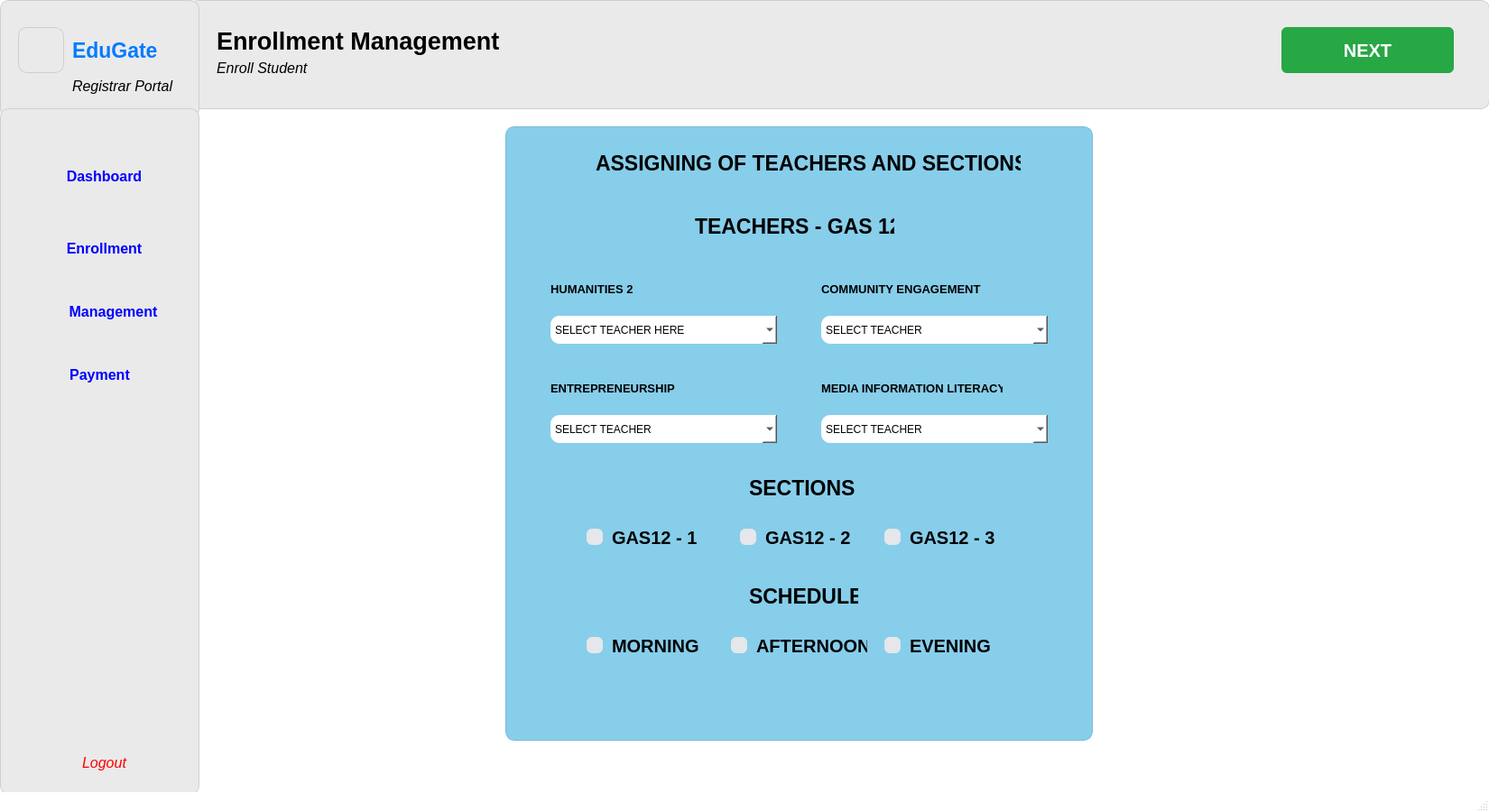
<?xml version="1.0" encoding="UTF-8"?>
<ui version="4.0">
 <class>MainWindow</class>
 <widget class="QMainWindow" name="MainWindow">
  <property name="geometry">
   <rect>
    <x>0</x>
    <y>0</y>
    <width>1650</width>
    <height>900</height>
   </rect>
  </property>
  <property name="sizePolicy">
   <sizepolicy hsizetype="Fixed" vsizetype="Fixed">
    <horstretch>0</horstretch>
    <verstretch>0</verstretch>
   </sizepolicy>
  </property>
  <property name="minimumSize">
   <size>
    <width>1650</width>
    <height>900</height>
   </size>
  </property>
  <property name="maximumSize">
   <size>
    <width>1650</width>
    <height>900</height>
   </size>
  </property>
  <property name="windowTitle">
   <string>MainWindow</string>
  </property>
  <property name="styleSheet">
   <string notr="true">QMainWindow {
    background-color: white;
}
</string>
  </property>
  <widget class="QWidget" name="centralwidget">
   <widget class="QWidget" name="widget" native="true">
    <property name="geometry">
     <rect>
      <x>210</x>
      <y>0</y>
      <width>1441</width>
      <height>121</height>
     </rect>
    </property>
    <property name="styleSheet">
     <string notr="true">QWidget {
    background-color: #eaeaea;  
    border: 1px solid #cfcfcf;
    border-radius: 10px;
}
</string>
    </property>
    <widget class="QLabel" name="label">
     <property name="geometry">
      <rect>
       <x>30</x>
       <y>20</y>
       <width>341</width>
       <height>51</height>
      </rect>
     </property>
     <property name="font">
      <font>
       <family>Segoe UI</family>
       <pointsize>20</pointsize>
       <weight>75</weight>
       <italic>false</italic>
       <bold>true</bold>
      </font>
     </property>
     <property name="styleSheet">
      <string notr="true">QLabel {
    background-color: #eaeaea;   /* match your widget color */
    border: none;                /* remove border */
    color: #000;                 /* text color (change if needed) */
}
</string>
     </property>
     <property name="text">
      <string>Enrollment Management</string>
     </property>
    </widget>
    <widget class="QLabel" name="label_2">
     <property name="geometry">
      <rect>
       <x>30</x>
       <y>60</y>
       <width>171</width>
       <height>31</height>
      </rect>
     </property>
     <property name="font">
      <font>
       <family>Segoe UI</family>
       <pointsize>12</pointsize>
       <weight>50</weight>
       <italic>true</italic>
       <bold>false</bold>
      </font>
     </property>
     <property name="styleSheet">
      <string notr="true">QLabel {
    background-color: #eaeaea;   /* match your widget color */
    border: none;                /* remove border */
    color: #000;                 /* text color (change if needed) */
}
</string>
     </property>
     <property name="text">
      <string>Enroll Student</string>
     </property>
    </widget>
    <widget class="QPushButton" name="pushButton_5">
     <property name="geometry">
      <rect>
       <x>1210</x>
       <y>30</y>
       <width>191</width>
       <height>51</height>
      </rect>
     </property>
     <property name="font">
      <font>
       <family>Segoe UI</family>
       <pointsize>15</pointsize>
       <weight>75</weight>
       <bold>true</bold>
      </font>
     </property>
     <property name="styleSheet">
      <string notr="true">QPushButton {
    background-color: #28a745;
    color: white;
    border: none;
    border-radius: 6px;
    padding: 5px 12px;
}
</string>
     </property>
     <property name="text">
      <string>NEXT</string>
     </property>
    </widget>
   </widget>
   <widget class="QWidget" name="widget_3" native="true">
    <property name="geometry">
     <rect>
      <x>0</x>
      <y>0</y>
      <width>221</width>
      <height>131</height>
     </rect>
    </property>
    <property name="styleSheet">
     <string notr="true">QWidget {
    background-color: #eaeaea;  
    border: 1px solid #cfcfcf;
    border-radius: 10px;
}
</string>
    </property>
    <widget class="QLabel" name="label_3">
     <property name="geometry">
      <rect>
       <x>20</x>
       <y>30</y>
       <width>51</width>
       <height>51</height>
      </rect>
     </property>
     <property name="text">
      <string/>
     </property>
     <property name="pixmap">
      <pixmap>../../../Downloads/ChatGPT Image Dec 10, 2025, 02_26_54 PM.png</pixmap>
     </property>
     <property name="scaledContents">
      <bool>true</bool>
     </property>
    </widget>
    <widget class="QLabel" name="label_4">
     <property name="geometry">
      <rect>
       <x>80</x>
       <y>30</y>
       <width>111</width>
       <height>51</height>
      </rect>
     </property>
     <property name="font">
      <font>
       <family>Segoe UI</family>
       <pointsize>17</pointsize>
       <weight>75</weight>
       <italic>false</italic>
       <bold>true</bold>
      </font>
     </property>
     <property name="styleSheet">
      <string notr="true">QLabel {
    color: #007BFF;    /* nice clean blue */
    background-color: transparent;   /* optional */
    border: none;                    /* optional */
}
</string>
     </property>
     <property name="text">
      <string>EduGate</string>
     </property>
    </widget>
    <widget class="QLabel" name="label_5">
     <property name="geometry">
      <rect>
       <x>80</x>
       <y>80</y>
       <width>121</width>
       <height>31</height>
      </rect>
     </property>
     <property name="font">
      <font>
       <family>Segoe UI</family>
       <pointsize>12</pointsize>
       <weight>50</weight>
       <italic>true</italic>
       <bold>false</bold>
      </font>
     </property>
     <property name="styleSheet">
      <string notr="true">QLabel {
    background-color: #eaeaea;   /* match your widget color */
    border: none;                /* remove border */
    color: #000;                 /* text color (change if needed) */
}
</string>
     </property>
     <property name="text">
      <string>Registrar Portal</string>
     </property>
    </widget>
   </widget>
   <widget class="QWidget" name="widget_2" native="true">
    <property name="geometry">
     <rect>
      <x>0</x>
      <y>120</y>
      <width>221</width>
      <height>761</height>
     </rect>
    </property>
    <property name="styleSheet">
     <string notr="true">QWidget {
    background-color: #eaeaea;  
    border: 1px solid #cfcfcf;
    border-radius: 10px;
}
</string>
    </property>
    <widget class="QLabel" name="label_6">
     <property name="geometry">
      <rect>
       <x>20</x>
       <y>60</y>
       <width>41</width>
       <height>31</height>
      </rect>
     </property>
     <property name="font">
      <font>
       <family>Segoe UI</family>
       <pointsize>8</pointsize>
       <weight>50</weight>
       <italic>true</italic>
       <bold>false</bold>
      </font>
     </property>
     <property name="styleSheet">
      <string notr="true">QLabel {
    background-color: #eaeaea;   /* match your widget color */
    border: none;                /* remove border */
    color: #000;                 /* text color (change if needed) */
}
</string>
     </property>
     <property name="text">
      <string/>
     </property>
     <property name="pixmap">
      <pixmap>../../../Downloads/dashboard-monitor.png</pixmap>
     </property>
     <property name="scaledContents">
      <bool>true</bool>
     </property>
    </widget>
    <widget class="QPushButton" name="pushButton">
     <property name="geometry">
      <rect>
       <x>20</x>
       <y>50</y>
       <width>191</width>
       <height>51</height>
      </rect>
     </property>
     <property name="font">
      <font>
       <family>Segoe UI</family>
       <pointsize>12</pointsize>
       <weight>75</weight>
       <bold>true</bold>
      </font>
     </property>
     <property name="styleSheet">
      <string notr="true">QPushButton {
    border: none;
    outline: none;
    color: blue;
}
QPushButton:hover {
    color: #1565c0;
}

QPushButton:pressed {
    color: #0d47a1;
}
</string>
     </property>
     <property name="text">
      <string>Dashboard</string>
     </property>
    </widget>
    <widget class="QLabel" name="label_7">
     <property name="geometry">
      <rect>
       <x>30</x>
       <y>140</y>
       <width>31</width>
       <height>31</height>
      </rect>
     </property>
     <property name="font">
      <font>
       <family>Segoe UI</family>
       <pointsize>8</pointsize>
       <weight>50</weight>
       <italic>true</italic>
       <bold>false</bold>
      </font>
     </property>
     <property name="styleSheet">
      <string notr="true">QLabel {
    background-color: #eaeaea;   /* match your widget color */
    border: none;                /* remove border */
    color: #000;                 /* text color (change if needed) */
}
</string>
     </property>
     <property name="text">
      <string/>
     </property>
     <property name="pixmap">
      <pixmap>../../../Downloads/user-add.png</pixmap>
     </property>
     <property name="scaledContents">
      <bool>true</bool>
     </property>
    </widget>
    <widget class="QPushButton" name="pushButton_2">
     <property name="geometry">
      <rect>
       <x>20</x>
       <y>130</y>
       <width>191</width>
       <height>51</height>
      </rect>
     </property>
     <property name="font">
      <font>
       <family>Segoe UI</family>
       <pointsize>12</pointsize>
       <weight>75</weight>
       <bold>true</bold>
      </font>
     </property>
     <property name="toolTip">
      <string>&lt;html&gt;&lt;head/&gt;&lt;body&gt;&lt;p&gt;Enrollment&lt;br/&gt;Management&lt;/p&gt;&lt;/body&gt;&lt;/html&gt;</string>
     </property>
     <property name="styleSheet">
      <string notr="true">QPushButton {
    border: none;
    outline: none;
    color: blue;
}
QPushButton:hover {
    color: #1565c0;
}

QPushButton:pressed {
    color: #0d47a1;
}
</string>
     </property>
     <property name="text">
      <string>Enrollment</string>
     </property>
    </widget>
    <widget class="QLabel" name="label_8">
     <property name="geometry">
      <rect>
       <x>20</x>
       <y>210</y>
       <width>41</width>
       <height>31</height>
      </rect>
     </property>
     <property name="font">
      <font>
       <family>Segoe UI</family>
       <pointsize>8</pointsize>
       <weight>50</weight>
       <italic>true</italic>
       <bold>false</bold>
      </font>
     </property>
     <property name="styleSheet">
      <string notr="true">QLabel {
    background-color: #eaeaea;   /* match your widget color */
    border: none;                /* remove border */
    color: #000;                 /* text color (change if needed) */
}
</string>
     </property>
     <property name="text">
      <string/>
     </property>
     <property name="pixmap">
      <pixmap>../../../Downloads/people-group.png</pixmap>
     </property>
     <property name="scaledContents">
      <bool>true</bool>
     </property>
    </widget>
    <widget class="QPushButton" name="pushButton_3">
     <property name="geometry">
      <rect>
       <x>40</x>
       <y>200</y>
       <width>171</width>
       <height>51</height>
      </rect>
     </property>
     <property name="font">
      <font>
       <family>Segoe UI</family>
       <pointsize>12</pointsize>
       <weight>75</weight>
       <bold>true</bold>
      </font>
     </property>
     <property name="toolTip">
      <string>&lt;html&gt;&lt;head/&gt;&lt;body&gt;&lt;p&gt;Enrollment&lt;br/&gt;Management&lt;/p&gt;&lt;/body&gt;&lt;/html&gt;</string>
     </property>
     <property name="styleSheet">
      <string notr="true">QPushButton {
    border: none;
    outline: none;
    color: blue;
}
QPushButton:hover {
    color: #1565c0;
}

QPushButton:pressed {
    color: #0d47a1;
}
</string>
     </property>
     <property name="text">
      <string>Management</string>
     </property>
    </widget>
    <widget class="QPushButton" name="pushButton_4">
     <property name="geometry">
      <rect>
       <x>20</x>
       <y>700</y>
       <width>191</width>
       <height>51</height>
      </rect>
     </property>
     <property name="font">
      <font>
       <family>Segoe UI</family>
       <pointsize>12</pointsize>
       <italic>true</italic>
      </font>
     </property>
     <property name="toolTip">
      <string>&lt;html&gt;&lt;head/&gt;&lt;body&gt;&lt;p&gt;Enrollment&lt;br/&gt;Management&lt;/p&gt;&lt;/body&gt;&lt;/html&gt;</string>
     </property>
     <property name="styleSheet">
      <string notr="true">QPushButton {
    border: none;
    outline: none;
}

QPushButton {
    color: red;
}

</string>
     </property>
     <property name="text">
      <string>Logout</string>
     </property>
    </widget>
    <widget class="QLabel" name="label_9">
     <property name="geometry">
      <rect>
       <x>30</x>
       <y>710</y>
       <width>41</width>
       <height>31</height>
      </rect>
     </property>
     <property name="font">
      <font>
       <family>Segoe UI</family>
       <pointsize>8</pointsize>
       <weight>50</weight>
       <italic>true</italic>
       <bold>false</bold>
      </font>
     </property>
     <property name="styleSheet">
      <string notr="true">QLabel {
    background-color: #eaeaea;   /* match your widget color */
    border: none;                /* remove border */
    color: #000;                 /* text color (change if needed) */
}
</string>
     </property>
     <property name="text">
      <string/>
     </property>
     <property name="pixmap">
      <pixmap>../../../Downloads/sign-out-alt.png</pixmap>
     </property>
     <property name="scaledContents">
      <bool>true</bool>
     </property>
    </widget>
    <widget class="QPushButton" name="pushButton_6">
     <property name="geometry">
      <rect>
       <x>20</x>
       <y>270</y>
       <width>181</width>
       <height>51</height>
      </rect>
     </property>
     <property name="font">
      <font>
       <family>Segoe UI</family>
       <pointsize>12</pointsize>
       <weight>75</weight>
       <bold>true</bold>
      </font>
     </property>
     <property name="toolTip">
      <string>&lt;html&gt;&lt;head/&gt;&lt;body&gt;&lt;p&gt;Enrollment&lt;br/&gt;Management&lt;/p&gt;&lt;/body&gt;&lt;/html&gt;</string>
     </property>
     <property name="styleSheet">
      <string notr="true">QPushButton {
    border: none;
    outline: none;
    color: blue;
}
QPushButton:hover {
    color: #1565c0;
}

QPushButton:pressed {
    color: #0d47a1;
}
</string>
     </property>
     <property name="text">
      <string>Payment</string>
     </property>
    </widget>
    <widget class="QLabel" name="label_11">
     <property name="geometry">
      <rect>
       <x>20</x>
       <y>280</y>
       <width>41</width>
       <height>31</height>
      </rect>
     </property>
     <property name="font">
      <font>
       <family>Segoe UI</family>
       <pointsize>8</pointsize>
       <weight>50</weight>
       <italic>true</italic>
       <bold>false</bold>
      </font>
     </property>
     <property name="styleSheet">
      <string notr="true">QLabel {
    background-color: #eaeaea;   /* match your widget color */
    border: none;                /* remove border */
    color: #000;                 /* text color (change if needed) */
}
</string>
     </property>
     <property name="text">
      <string/>
     </property>
     <property name="pixmap">
      <pixmap>../../../Downloads/credit-card.png</pixmap>
     </property>
     <property name="scaledContents">
      <bool>true</bool>
     </property>
    </widget>
    <zorder>pushButton</zorder>
    <zorder>label_6</zorder>
    <zorder>pushButton_2</zorder>
    <zorder>label_7</zorder>
    <zorder>pushButton_3</zorder>
    <zorder>label_8</zorder>
    <zorder>pushButton_4</zorder>
    <zorder>label_9</zorder>
    <zorder>pushButton_6</zorder>
    <zorder>label_11</zorder>
   </widget>
   <widget class="QWidget" name="widget_7" native="true">
    <property name="geometry">
     <rect>
      <x>560</x>
      <y>140</y>
      <width>651</width>
      <height>681</height>
     </rect>
    </property>
    <property name="styleSheet">
     <string notr="true">QWidget {
    background-color: #87ceeb;
    border: 1px solid #7bbcd6;
    border-radius: 10px;
}
</string>
    </property>
    <widget class="QLabel" name="label_20">
     <property name="geometry">
      <rect>
       <x>100</x>
       <y>30</y>
       <width>471</width>
       <height>21</height>
      </rect>
     </property>
     <property name="font">
      <font>
       <family>Segoe UI</family>
       <pointsize>17</pointsize>
       <weight>75</weight>
       <bold>true</bold>
      </font>
     </property>
     <property name="styleSheet">
      <string notr="true">QLabel {
    border: none;
}
</string>
     </property>
     <property name="text">
      <string>ASSIGNING OF TEACHERS AND SECTIONS</string>
     </property>
    </widget>
    <widget class="QLabel" name="label_22">
     <property name="geometry">
      <rect>
       <x>50</x>
       <y>170</y>
       <width>161</width>
       <height>21</height>
      </rect>
     </property>
     <property name="font">
      <font>
       <family>Segoe UI</family>
       <pointsize>10</pointsize>
       <weight>75</weight>
       <bold>true</bold>
      </font>
     </property>
     <property name="styleSheet">
      <string notr="true">QLabel {
    border: none;
}
</string>
     </property>
     <property name="text">
      <string>HUMANITIES 2</string>
     </property>
    </widget>
    <widget class="QComboBox" name="comboBox_3">
     <property name="geometry">
      <rect>
       <x>50</x>
       <y>210</y>
       <width>251</width>
       <height>31</height>
      </rect>
     </property>
     <property name="styleSheet">
      <string notr="true">QComboBox {
    background-color: white;
    color: black;
    border: none;
}

QComboBox QAbstractItemView {
    background-color: white;
    color: black;
}
</string>
     </property>
     <property name="inputMethodHints">
      <set>Qt::ImhNone</set>
     </property>
     <property name="editable">
      <bool>false</bool>
     </property>
     <property name="currentText">
      <string>SELECT TEACHER HERE</string>
     </property>
     <item>
      <property name="text">
       <string>SELECT TEACHER HERE</string>
      </property>
     </item>
     <item>
      <property name="text">
       <string>Jocelyn P. Aquino</string>
      </property>
     </item>
     <item>
      <property name="text">
       <string>Jerome V. Castillo</string>
      </property>
     </item>
     <item>
      <property name="text">
       <string>Faith L. Torres</string>
      </property>
     </item>
    </widget>
    <widget class="QLabel" name="label_23">
     <property name="geometry">
      <rect>
       <x>350</x>
       <y>170</y>
       <width>191</width>
       <height>21</height>
      </rect>
     </property>
     <property name="font">
      <font>
       <family>Segoe UI</family>
       <pointsize>10</pointsize>
       <weight>75</weight>
       <bold>true</bold>
      </font>
     </property>
     <property name="styleSheet">
      <string notr="true">QLabel {
    border: none;
}
</string>
     </property>
     <property name="text">
      <string>COMMUNITY ENGAGEMENT</string>
     </property>
    </widget>
    <widget class="QComboBox" name="comboBox_4">
     <property name="geometry">
      <rect>
       <x>350</x>
       <y>210</y>
       <width>251</width>
       <height>31</height>
      </rect>
     </property>
     <property name="styleSheet">
      <string notr="true">QComboBox {
    background-color: white;
    color: black;
    border: none;
}

QComboBox QAbstractItemView {
    background-color: white;
    color: black;
}
</string>
     </property>
     <property name="inputMethodHints">
      <set>Qt::ImhNone</set>
     </property>
     <property name="editable">
      <bool>false</bool>
     </property>
     <property name="currentText">
      <string>SELECT TEACHER</string>
     </property>
     <item>
      <property name="text">
       <string>SELECT TEACHER</string>
      </property>
     </item>
     <item>
      <property name="text">
       <string>Andrea L. Perez</string>
      </property>
     </item>
     <item>
      <property name="text">
       <string>Kevin M. Salazar</string>
      </property>
     </item>
     <item>
      <property name="text">
       <string>Noel R. Ramirez</string>
      </property>
     </item>
    </widget>
    <widget class="QComboBox" name="comboBox_5">
     <property name="geometry">
      <rect>
       <x>50</x>
       <y>320</y>
       <width>251</width>
       <height>31</height>
      </rect>
     </property>
     <property name="styleSheet">
      <string notr="true">QComboBox {
    background-color: white;
    color: black;
    border: none;
}

QComboBox QAbstractItemView {
    background-color: white;
    color: black;
}
</string>
     </property>
     <property name="inputMethodHints">
      <set>Qt::ImhNone</set>
     </property>
     <property name="editable">
      <bool>false</bool>
     </property>
     <property name="currentText">
      <string>SELECT TEACHER</string>
     </property>
     <item>
      <property name="text">
       <string>SELECT TEACHER</string>
      </property>
     </item>
     <item>
      <property name="text">
       <string>Kevin M. Salazar</string>
      </property>
     </item>
     <item>
      <property name="text">
       <string>Faith L. Torres</string>
      </property>
     </item>
     <item>
      <property name="text">
       <string>Andrea L. Perez</string>
      </property>
     </item>
    </widget>
    <widget class="QLabel" name="label_25">
     <property name="geometry">
      <rect>
       <x>50</x>
       <y>280</y>
       <width>161</width>
       <height>21</height>
      </rect>
     </property>
     <property name="font">
      <font>
       <family>Segoe UI</family>
       <pointsize>10</pointsize>
       <weight>75</weight>
       <bold>true</bold>
      </font>
     </property>
     <property name="styleSheet">
      <string notr="true">QLabel {
    border: none;
}
</string>
     </property>
     <property name="text">
      <string>ENTREPRENEURSHIP</string>
     </property>
    </widget>
    <widget class="QComboBox" name="comboBox_6">
     <property name="geometry">
      <rect>
       <x>350</x>
       <y>320</y>
       <width>251</width>
       <height>31</height>
      </rect>
     </property>
     <property name="styleSheet">
      <string notr="true">QComboBox {
    background-color: white;
    color: black;
    border: none;
}

QComboBox QAbstractItemView {
    background-color: white;
    color: black;
}
</string>
     </property>
     <property name="inputMethodHints">
      <set>Qt::ImhNone</set>
     </property>
     <property name="editable">
      <bool>false</bool>
     </property>
     <property name="currentText">
      <string>SELECT TEACHER</string>
     </property>
     <item>
      <property name="text">
       <string>SELECT TEACHER</string>
      </property>
     </item>
     <item>
      <property name="text">
       <string>Kevin M. Salazar</string>
      </property>
     </item>
     <item>
      <property name="text">
       <string>Andrea L. Perez</string>
      </property>
     </item>
     <item>
      <property name="text">
       <string>Noel R. Ramirez</string>
      </property>
     </item>
    </widget>
    <widget class="QLabel" name="label_26">
     <property name="geometry">
      <rect>
       <x>350</x>
       <y>280</y>
       <width>201</width>
       <height>21</height>
      </rect>
     </property>
     <property name="font">
      <font>
       <family>Segoe UI</family>
       <pointsize>10</pointsize>
       <weight>75</weight>
       <bold>true</bold>
      </font>
     </property>
     <property name="styleSheet">
      <string notr="true">QLabel {
    border: none;
}
</string>
     </property>
     <property name="text">
      <string>MEDIA INFORMATION LITERACY</string>
     </property>
    </widget>
    <widget class="QCheckBox" name="checkBox">
     <property name="geometry">
      <rect>
       <x>90</x>
       <y>430</y>
       <width>141</width>
       <height>51</height>
      </rect>
     </property>
     <property name="font">
      <font>
       <family>Segoe UI</family>
       <pointsize>-1</pointsize>
       <weight>75</weight>
       <bold>true</bold>
      </font>
     </property>
     <property name="styleSheet">
      <string notr="true">QCheckBox {
    background: transparent;
    border: none;
    padding: 0px;
    margin: 0px;

    spacing: 10px;
    color: #000000;          /* BLACK text */
    font-family: &quot;Segoe UI&quot;;
    font-size: 20px;
    font-weight: bold;
}

QCheckBox::indicator {
    width: 18px;
    height: 18px;
    border: none;            /* no border */
    background-color: #e5e7eb;
    border-radius: 6px;
}

QCheckBox::indicator:checked {
    background-color: #22c55e;   /* green */
}
</string>
     </property>
     <property name="text">
      <string>GAS12 - 1</string>
     </property>
    </widget>
    <widget class="QCheckBox" name="checkBox_3">
     <property name="geometry">
      <rect>
       <x>420</x>
       <y>430</y>
       <width>141</width>
       <height>51</height>
      </rect>
     </property>
     <property name="font">
      <font>
       <family>Segoe UI</family>
       <pointsize>-1</pointsize>
       <weight>75</weight>
       <bold>true</bold>
      </font>
     </property>
     <property name="styleSheet">
      <string notr="true">QCheckBox {
    background: transparent;
    border: none;
    padding: 0px;
    margin: 0px;

    spacing: 10px;
    color: #000000;          /* BLACK text */
    font-family: &quot;Segoe UI&quot;;
    font-size: 20px;
    font-weight: bold;
}

QCheckBox::indicator {
    width: 18px;
    height: 18px;
    border: none;            /* no border */
    background-color: #e5e7eb;
    border-radius: 6px;
}

QCheckBox::indicator:checked {
    background-color: #22c55e;   /* green */
}
</string>
     </property>
     <property name="text">
      <string>GAS12 - 3</string>
     </property>
    </widget>
    <widget class="QCheckBox" name="checkBox_4">
     <property name="geometry">
      <rect>
       <x>260</x>
       <y>430</y>
       <width>141</width>
       <height>51</height>
      </rect>
     </property>
     <property name="font">
      <font>
       <family>Segoe UI</family>
       <pointsize>-1</pointsize>
       <weight>75</weight>
       <bold>true</bold>
      </font>
     </property>
     <property name="styleSheet">
      <string notr="true">QCheckBox {
    background: transparent;
    border: none;
    padding: 0px;
    margin: 0px;

    spacing: 10px;
    color: #000000;          /* BLACK text */
    font-family: &quot;Segoe UI&quot;;
    font-size: 20px;
    font-weight: bold;
}

QCheckBox::indicator {
    width: 18px;
    height: 18px;
    border: none;            /* no border */
    background-color: #e5e7eb;
    border-radius: 6px;
}

QCheckBox::indicator:checked {
    background-color: #22c55e;   /* green */
}
</string>
     </property>
     <property name="text">
      <string>GAS12 - 2</string>
     </property>
    </widget>
    <widget class="QLabel" name="label_34">
     <property name="geometry">
      <rect>
       <x>270</x>
       <y>390</y>
       <width>121</width>
       <height>21</height>
      </rect>
     </property>
     <property name="font">
      <font>
       <family>Segoe UI</family>
       <pointsize>17</pointsize>
       <weight>75</weight>
       <bold>true</bold>
      </font>
     </property>
     <property name="styleSheet">
      <string notr="true">QLabel {
    border: none;
}
</string>
     </property>
     <property name="text">
      <string>SECTIONS</string>
     </property>
    </widget>
    <widget class="QLabel" name="label_28">
     <property name="geometry">
      <rect>
       <x>210</x>
       <y>100</y>
       <width>221</width>
       <height>21</height>
      </rect>
     </property>
     <property name="font">
      <font>
       <family>Segoe UI</family>
       <pointsize>17</pointsize>
       <weight>75</weight>
       <bold>true</bold>
      </font>
     </property>
     <property name="styleSheet">
      <string notr="true">QLabel {
    border: none;
}
</string>
     </property>
     <property name="text">
      <string>TEACHERS - GAS 12</string>
     </property>
    </widget>
    <widget class="QLabel" name="label_35">
     <property name="geometry">
      <rect>
       <x>270</x>
       <y>510</y>
       <width>121</width>
       <height>21</height>
      </rect>
     </property>
     <property name="font">
      <font>
       <family>Segoe UI</family>
       <pointsize>17</pointsize>
       <weight>75</weight>
       <bold>true</bold>
      </font>
     </property>
     <property name="styleSheet">
      <string notr="true">QLabel {
    border: none;
}
</string>
     </property>
     <property name="text">
      <string>SCHEDULE</string>
     </property>
    </widget>
    <widget class="QCheckBox" name="checkBox_2">
     <property name="geometry">
      <rect>
       <x>90</x>
       <y>550</y>
       <width>141</width>
       <height>51</height>
      </rect>
     </property>
     <property name="font">
      <font>
       <family>Segoe UI</family>
       <pointsize>-1</pointsize>
       <weight>75</weight>
       <bold>true</bold>
      </font>
     </property>
     <property name="styleSheet">
      <string notr="true">QCheckBox {
    background: transparent;
    border: none;
    padding: 0px;
    margin: 0px;

    spacing: 10px;
    color: #000000;          /* BLACK text */
    font-family: &quot;Segoe UI&quot;;
    font-size: 20px;
    font-weight: bold;
}

QCheckBox::indicator {
    width: 18px;
    height: 18px;
    border: none;            /* no border */
    background-color: #e5e7eb;
    border-radius: 6px;
}

QCheckBox::indicator:checked {
    background-color: #22c55e;   /* green */
}
</string>
     </property>
     <property name="text">
      <string>MORNING</string>
     </property>
    </widget>
    <widget class="QCheckBox" name="checkBox_5">
     <property name="geometry">
      <rect>
       <x>250</x>
       <y>550</y>
       <width>151</width>
       <height>51</height>
      </rect>
     </property>
     <property name="font">
      <font>
       <family>Segoe UI</family>
       <pointsize>-1</pointsize>
       <weight>75</weight>
       <bold>true</bold>
      </font>
     </property>
     <property name="styleSheet">
      <string notr="true">QCheckBox {
    background: transparent;
    border: none;
    padding: 0px;
    margin: 0px;

    spacing: 10px;
    color: #000000;          /* BLACK text */
    font-family: &quot;Segoe UI&quot;;
    font-size: 20px;
    font-weight: bold;
}

QCheckBox::indicator {
    width: 18px;
    height: 18px;
    border: none;            /* no border */
    background-color: #e5e7eb;
    border-radius: 6px;
}

QCheckBox::indicator:checked {
    background-color: #22c55e;   /* green */
}
</string>
     </property>
     <property name="text">
      <string>AFTERNOON</string>
     </property>
    </widget>
    <widget class="QCheckBox" name="checkBox_6">
     <property name="geometry">
      <rect>
       <x>420</x>
       <y>550</y>
       <width>141</width>
       <height>51</height>
      </rect>
     </property>
     <property name="font">
      <font>
       <family>Segoe UI</family>
       <pointsize>-1</pointsize>
       <weight>75</weight>
       <bold>true</bold>
      </font>
     </property>
     <property name="styleSheet">
      <string notr="true">QCheckBox {
    background: transparent;
    border: none;
    padding: 0px;
    margin: 0px;

    spacing: 10px;
    color: #000000;          /* BLACK text */
    font-family: &quot;Segoe UI&quot;;
    font-size: 20px;
    font-weight: bold;
}

QCheckBox::indicator {
    width: 18px;
    height: 18px;
    border: none;            /* no border */
    background-color: #e5e7eb;
    border-radius: 6px;
}

QCheckBox::indicator:checked {
    background-color: #22c55e;   /* green */
}
</string>
     </property>
     <property name="text">
      <string>EVENING</string>
     </property>
    </widget>
   </widget>
  </widget>
  <widget class="QStatusBar" name="statusbar"/>
 </widget>
 <resources/>
 <connections/>
</ui>
